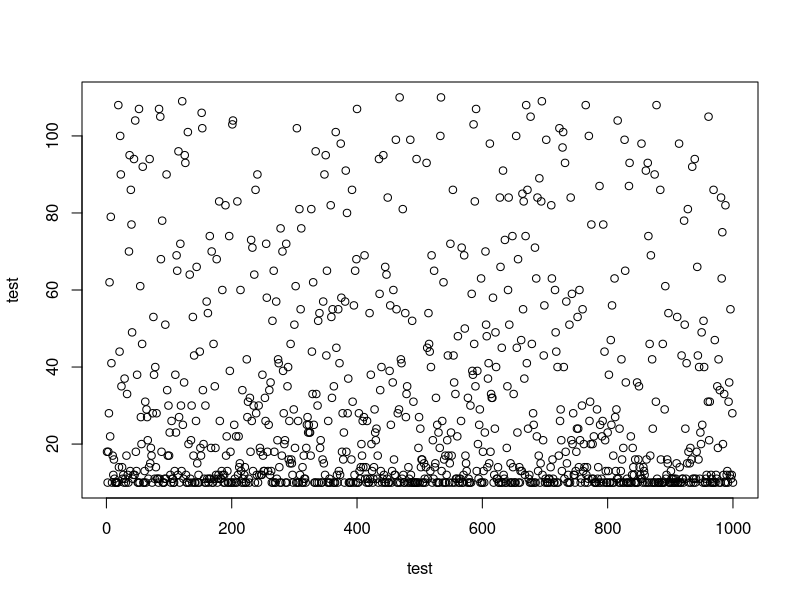
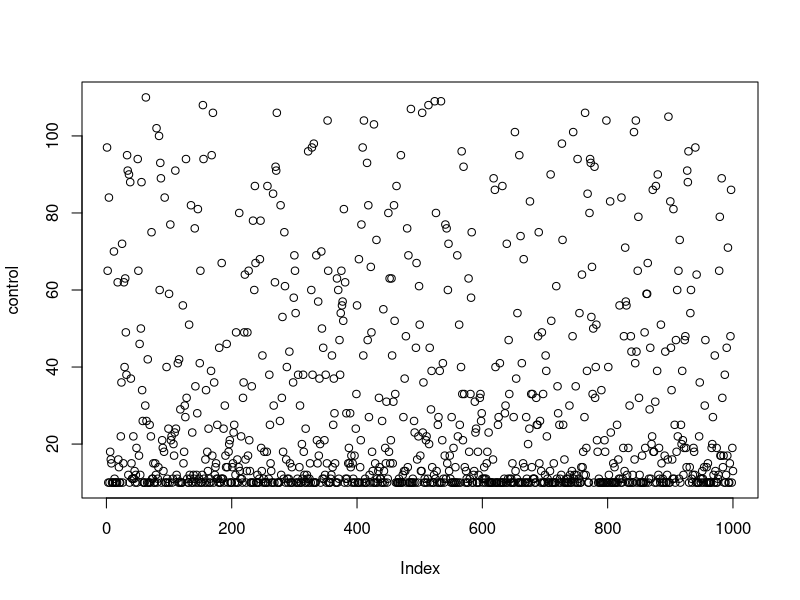
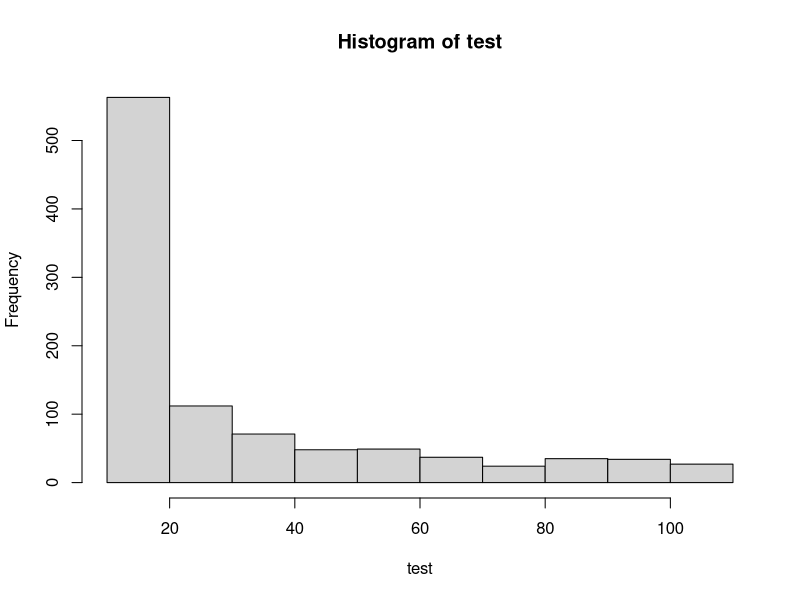
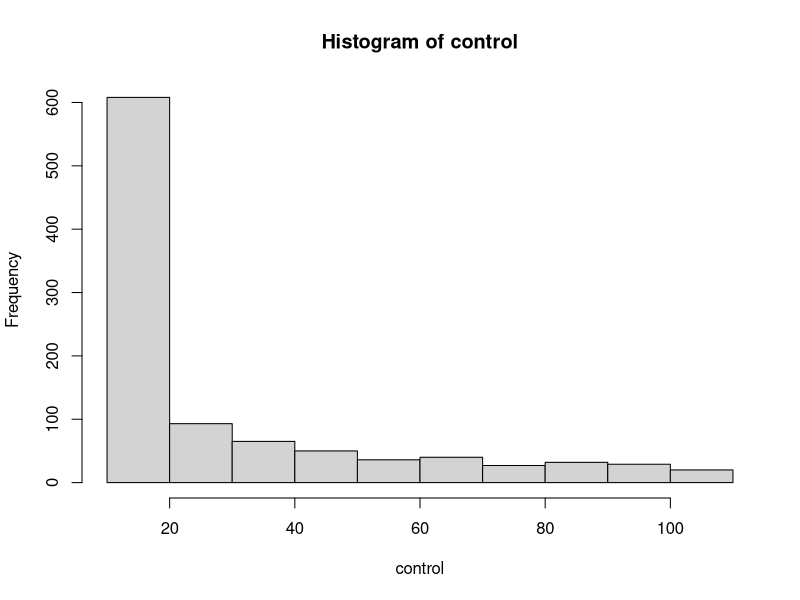
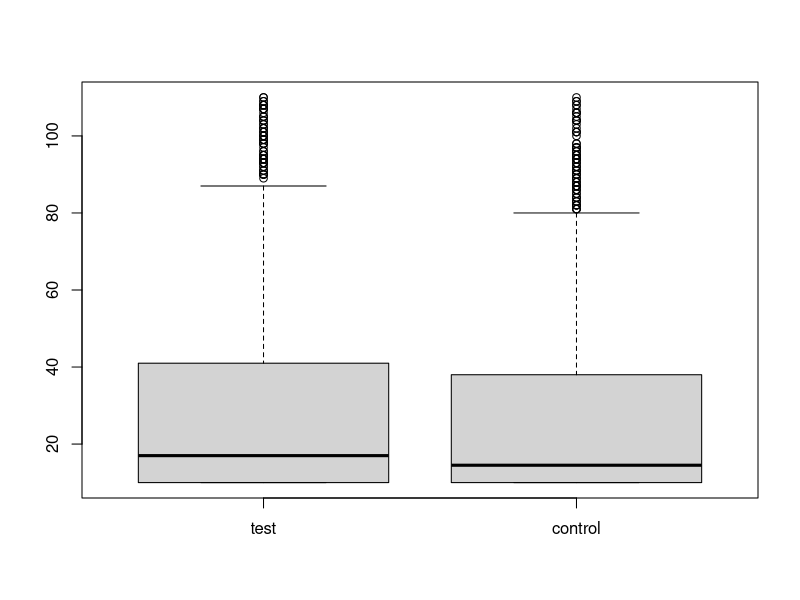

Write R code to recreate these figures, in order.
library(VGAM)


# generate two distinct pareto distributions

dpareto <- function(x, a=0.5, b=1) a*b^a/x^(a+1)
ppareto <- function(x, a=0.5, b=1) (x>b)*(1-(b/x)^a)
qpareto <- function(u, a=0.5, b=1) (b/1-u)^(1/a)
rpareto <- function(n, a=0.5, b=1)(qpareto(runif(n),a,b))

# uniform 5% convert to sales
# of that 5%, the purchases then follow a Pareto distribution
# consider sales data from two different regular process
test <- round(rpareto(1000, a=0.25, b=1)*100 + 10 )
control <- round(rpareto(1000, a=0.2, b=1)*100 + 10 )

plot(test, xlab='test')
plot(control, ylab='control')
hist(test)
hist(control)

df <-cbind(test,control)
boxplot(df)

# more variability in th
pareto.mean = NULL
for (i in 1:1000 ) {
  pareto.mean[i] = mean(rpareto(1000))
}

# t-test

# permutation test

# bootstrap test


# examination 
